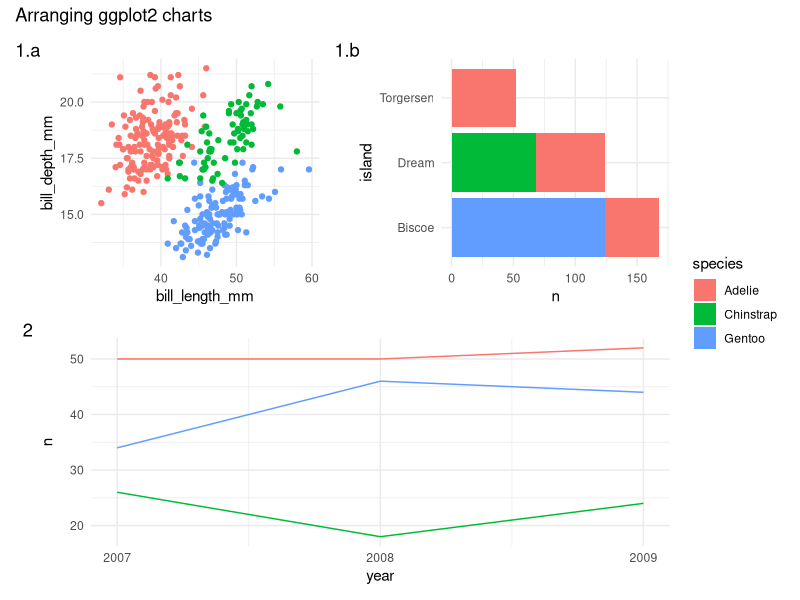
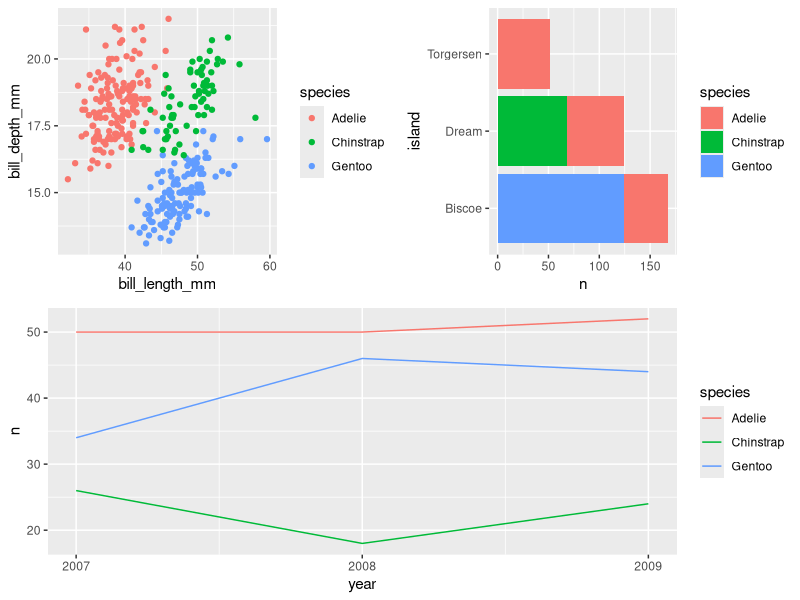
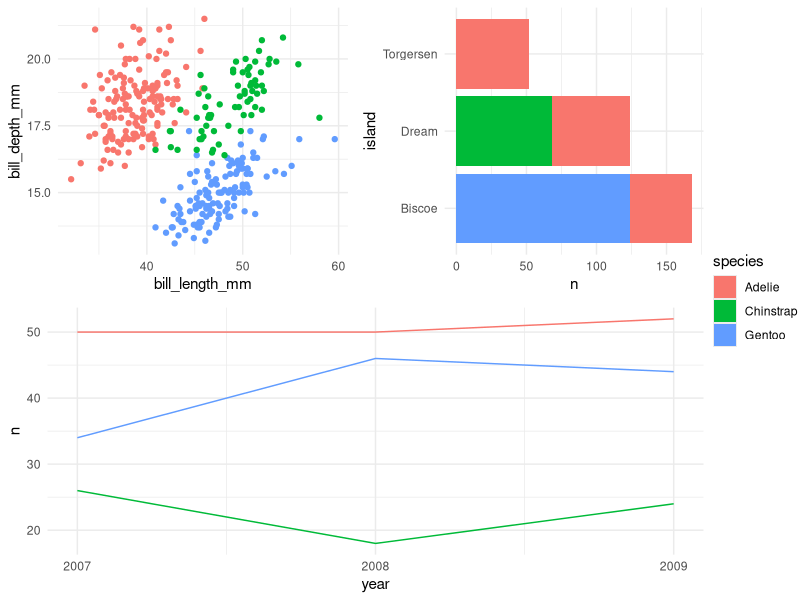
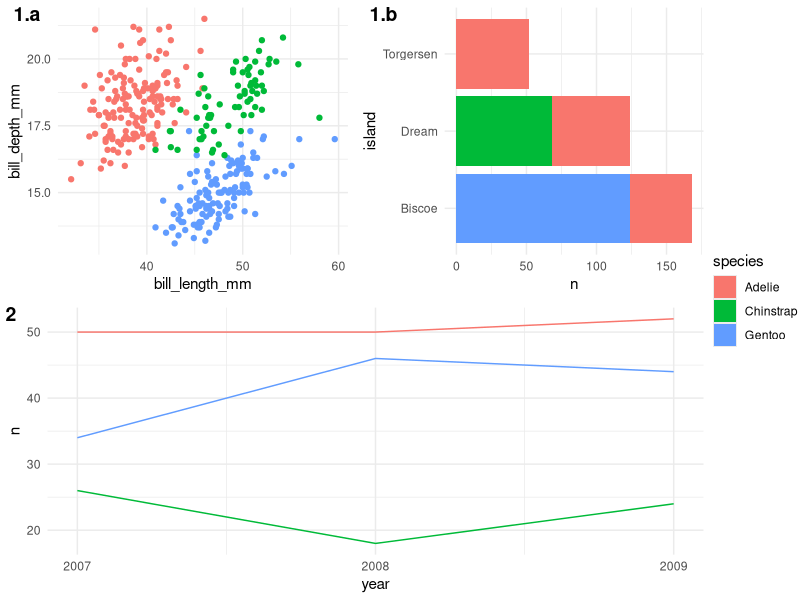
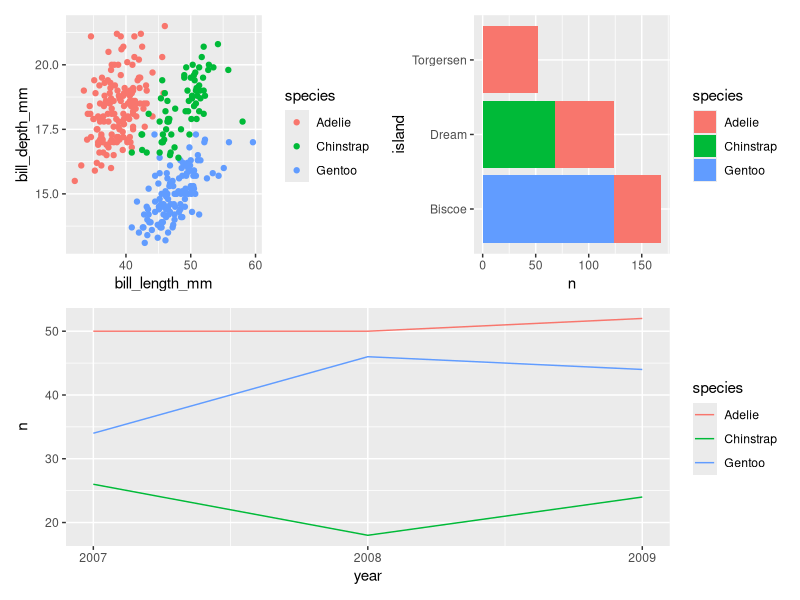
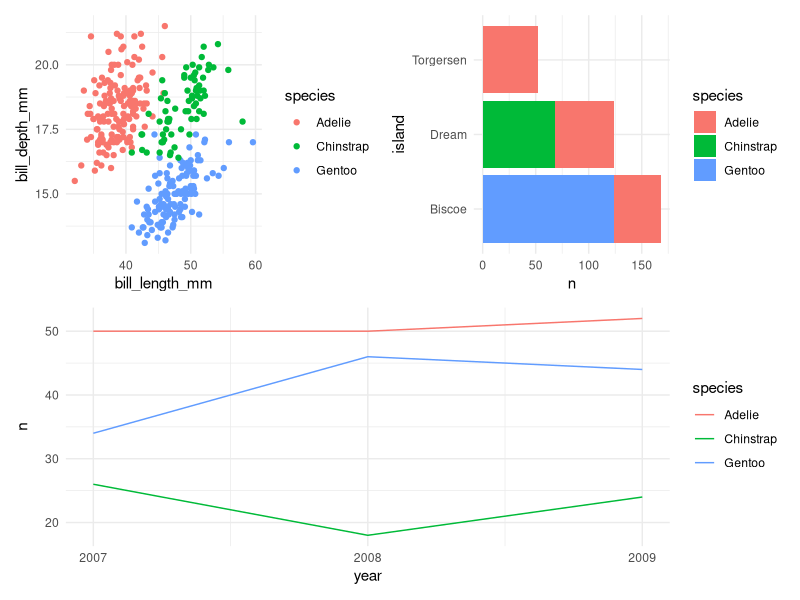
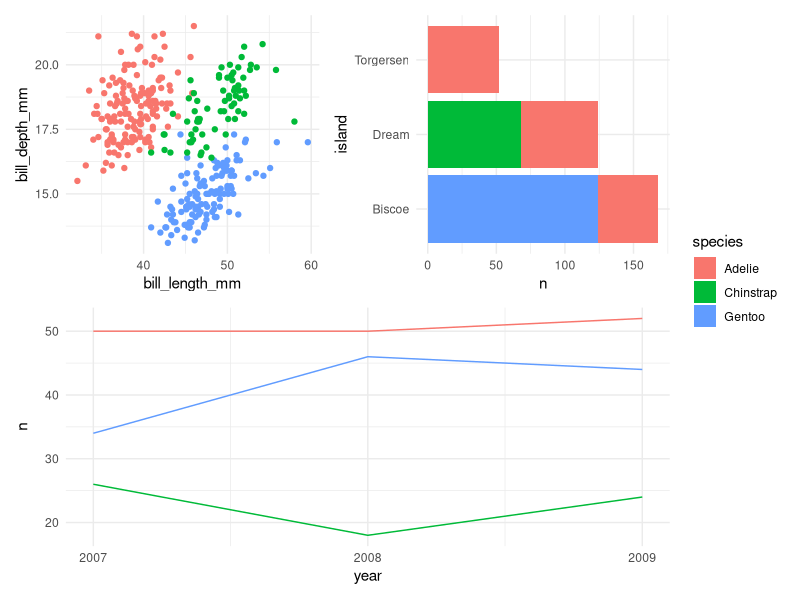
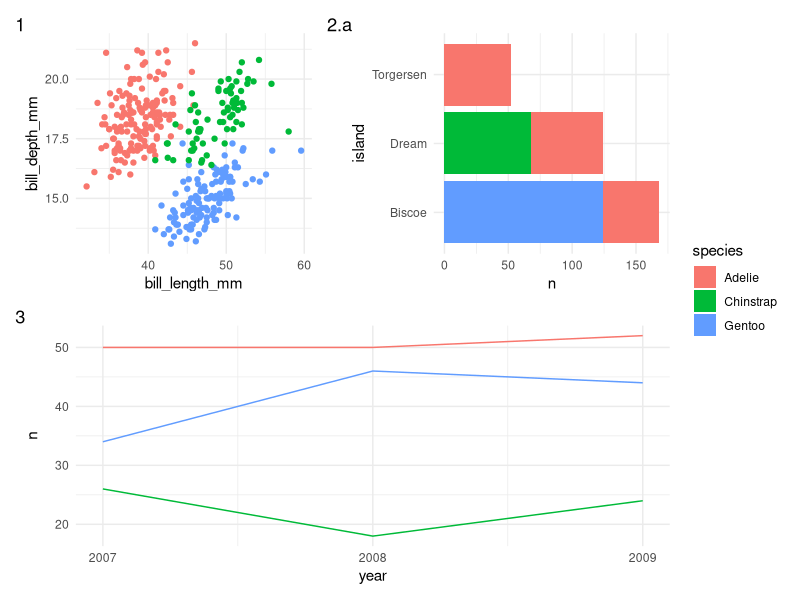

R code for these plots, in order:
## ---- chunk 1
knitr::opts_chunk$set(
	echo = TRUE,
	message = FALSE,
	warning = FALSE
)
library(tidyverse)
library(patchwork)
library(cowplot)
library(palmerpenguins)
## ---- chunk 2
gg_penguin_scatter <- penguins %>% 
  ggplot(aes(x = bill_length_mm,
             y = bill_depth_mm,
             color = species)) +
  geom_point()

gg_penguin_bar_chart <- penguins %>% 
  count(island, species) %>% 
  ggplot(aes(x = n,
             y = island,
             fill = species)) +
  geom_col()

gg_penguins_timeline <- penguins %>% 
  count(year, species) %>% 
  ggplot(aes(x = year,
             y = n,
             color = species)) +
  geom_line() +
  scale_x_continuous(n.breaks = 3)
## ---- chunk 3
ptchw_chart <- ( ( gg_penguin_scatter | gg_penguin_bar_chart ) + plot_layout(tag_level = 'new') ) / gg_penguins_timeline + plot_layout(guides = 'collect') 

gg_ptch_chart <- ptchw_chart &
  guides(color = guide_none()) &
  plot_annotation(tag_levels = c('1', 'a'), tag_sep = ".") &
  plot_annotation(title = "Arranging ggplot2 charts") &
  theme_minimal()

ggsave("gg_ptch_chart.png",
       gg_ptch_chart)

gg_ptch_chart
## ---- chunk 4
plot_grid(plot_grid(gg_penguin_scatter, gg_penguin_bar_chart),
          plot_grid(gg_penguins_timeline),
          nrow = 2)
## ---- chunk 5
cwp_legend <- get_legend(gg_penguin_bar_chart)

cwp_collected <-
  plot_grid(
    plot_grid(
      gg_penguin_scatter + theme_minimal() + theme(legend.position = "none"),
      gg_penguin_bar_chart + theme_minimal() + theme(legend.position = "none")
    ),
    plot_grid(gg_penguins_timeline + theme_minimal() + theme(legend.position = "none")),
    nrow = 2
  )

plot_grid(
  cwp_collected,
  cwp_legend,
  ncol = 2,
  rel_widths = c(8, 1)
)
## ---- chunk 6
cwp_labelled <-
  plot_grid(
    plot_grid(
      gg_penguin_scatter + theme_minimal() + theme(legend.position = "none"),
      gg_penguin_bar_chart + theme_minimal() + theme(legend.position = "none"),
      labels = c("1.a", "1.b")
    ),
    plot_grid(gg_penguins_timeline + theme_minimal() + theme(legend.position = "none"),
              labels = "2"),
    nrow = 2
  )

plot_grid(
  cwp_labelled,
  cwp_legend,
  ncol = 2,
  rel_widths = c(8, 1)
)
## ---- chunk 7
(gg_penguin_scatter + gg_penguin_bar_chart ) / gg_penguins_timeline
## ---- chunk 8
ptwc_basic <- (gg_penguin_scatter + gg_penguin_bar_chart ) / gg_penguins_timeline

ptwc_basic & theme_minimal()
## ---- chunk 9
ptchw_collected <- ( gg_penguin_scatter | gg_penguin_bar_chart ) / gg_penguins_timeline + plot_layout(guides = "collect")

ptchw_collected &
  guides(color = guide_none()) &
  theme_minimal()
## ---- chunk 10
ptchw_auto_tagging <- ( gg_penguin_scatter | gg_penguin_bar_chart + plot_layout(tag_level = 'new') ) / gg_penguins_timeline + plot_layout(guides = "collect")

ptchw_auto_tagging &
  guides(color = guide_none()) &
  plot_annotation(tag_levels = c('1', 'a'), tag_sep = ".") &
  theme_minimal()
## ---- chunk 11
ptchw_manual_tagging <- ( gg_penguin_scatter + labs(tag = "scatter") | gg_penguin_bar_chart + labs(tag = "bar") ) / gg_penguins_timeline + labs(tag = "line") + plot_layout(guides = "collect")


ptchw_manual_tagging &
  guides(color = guide_none()) &
  theme_minimal()
